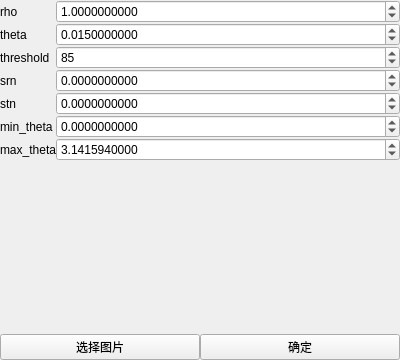
<?xml version="1.0" encoding="UTF-8"?>
<ui version="4.0">
 <class>ControlItem</class>
 <widget class="QWidget" name="ControlItem">
  <property name="geometry">
   <rect>
    <x>0</x>
    <y>0</y>
    <width>400</width>
    <height>360</height>
   </rect>
  </property>
  <property name="windowTitle">
   <string>Form</string>
  </property>
  <layout class="QVBoxLayout" name="verticalLayout">
   <property name="spacing">
    <number>0</number>
   </property>
   <property name="leftMargin">
    <number>0</number>
   </property>
   <property name="topMargin">
    <number>0</number>
   </property>
   <property name="rightMargin">
    <number>0</number>
   </property>
   <property name="bottomMargin">
    <number>0</number>
   </property>
   <item>
    <layout class="QFormLayout" name="formLayout">
     <property name="horizontalSpacing">
      <number>0</number>
     </property>
     <property name="verticalSpacing">
      <number>0</number>
     </property>
     <item row="0" column="0">
      <widget class="QLabel" name="rhoLabel">
       <property name="text">
        <string>rho</string>
       </property>
      </widget>
     </item>
     <item row="0" column="1">
      <widget class="QDoubleSpinBox" name="rhoDoubleSpinBox">
       <property name="decimals">
        <number>10</number>
       </property>
       <property name="minimum">
        <double>-9999.000000000000000</double>
       </property>
       <property name="maximum">
        <double>9999.000000000000000</double>
       </property>
       <property name="singleStep">
        <double>0.500000000000000</double>
       </property>
       <property name="value">
        <double>1.000000000000000</double>
       </property>
      </widget>
     </item>
     <item row="1" column="0">
      <widget class="QLabel" name="thetaLabel">
       <property name="text">
        <string>theta</string>
       </property>
      </widget>
     </item>
     <item row="1" column="1">
      <widget class="QDoubleSpinBox" name="thetaDoubleSpinBox">
       <property name="decimals">
        <number>10</number>
       </property>
       <property name="minimum">
        <double>-9999.000000000000000</double>
       </property>
       <property name="maximum">
        <double>9999.000000000000000</double>
       </property>
       <property name="singleStep">
        <double>0.500000000000000</double>
       </property>
       <property name="value">
        <double>0.015000000000000</double>
       </property>
      </widget>
     </item>
     <item row="2" column="0">
      <widget class="QLabel" name="thresholdLabel">
       <property name="text">
        <string>threshold</string>
       </property>
      </widget>
     </item>
     <item row="2" column="1">
      <widget class="QSpinBox" name="thresholdSpinBox">
       <property name="minimum">
        <number>-9999</number>
       </property>
       <property name="maximum">
        <number>9999</number>
       </property>
       <property name="value">
        <number>85</number>
       </property>
       <property name="displayIntegerBase">
        <number>10</number>
       </property>
      </widget>
     </item>
     <item row="3" column="0">
      <widget class="QLabel" name="srnLabel">
       <property name="text">
        <string>srn</string>
       </property>
      </widget>
     </item>
     <item row="3" column="1">
      <widget class="QDoubleSpinBox" name="srnDoubleSpinBox">
       <property name="decimals">
        <number>10</number>
       </property>
       <property name="minimum">
        <double>-9999.000000000000000</double>
       </property>
       <property name="maximum">
        <double>9999.000000000000000</double>
       </property>
       <property name="singleStep">
        <double>0.500000000000000</double>
       </property>
      </widget>
     </item>
     <item row="4" column="0">
      <widget class="QLabel" name="stnLabel">
       <property name="text">
        <string>stn</string>
       </property>
      </widget>
     </item>
     <item row="4" column="1">
      <widget class="QDoubleSpinBox" name="stnDoubleSpinBox">
       <property name="decimals">
        <number>10</number>
       </property>
       <property name="minimum">
        <double>-9999.000000000000000</double>
       </property>
       <property name="maximum">
        <double>9999.000000000000000</double>
       </property>
       <property name="singleStep">
        <double>0.500000000000000</double>
       </property>
      </widget>
     </item>
     <item row="5" column="0">
      <widget class="QLabel" name="min_thetaLabel">
       <property name="text">
        <string>min_theta</string>
       </property>
      </widget>
     </item>
     <item row="5" column="1">
      <widget class="QDoubleSpinBox" name="min_thetaDoubleSpinBox">
       <property name="decimals">
        <number>10</number>
       </property>
       <property name="minimum">
        <double>-9999.000000000000000</double>
       </property>
       <property name="maximum">
        <double>9999.000000000000000</double>
       </property>
       <property name="singleStep">
        <double>0.002000000000000</double>
       </property>
      </widget>
     </item>
     <item row="6" column="0">
      <widget class="QLabel" name="max_thetaLabel">
       <property name="text">
        <string>max_theta</string>
       </property>
      </widget>
     </item>
     <item row="6" column="1">
      <widget class="QDoubleSpinBox" name="max_thetaDoubleSpinBox">
       <property name="decimals">
        <number>10</number>
       </property>
       <property name="minimum">
        <double>-9999.000000000000000</double>
       </property>
       <property name="maximum">
        <double>9999.000000000000000</double>
       </property>
       <property name="singleStep">
        <double>0.002000000000000</double>
       </property>
       <property name="value">
        <double>3.141594000000000</double>
       </property>
      </widget>
     </item>
    </layout>
   </item>
   <item>
    <layout class="QHBoxLayout" name="horizontalLayout">
     <property name="spacing">
      <number>0</number>
     </property>
     <item>
      <widget class="QPushButton" name="select_image_button">
       <property name="text">
        <string>选择图片</string>
       </property>
      </widget>
     </item>
     <item>
      <widget class="QPushButton" name="do_button">
       <property name="text">
        <string>确定</string>
       </property>
      </widget>
     </item>
    </layout>
   </item>
  </layout>
 </widget>
 <resources/>
 <connections/>
</ui>
